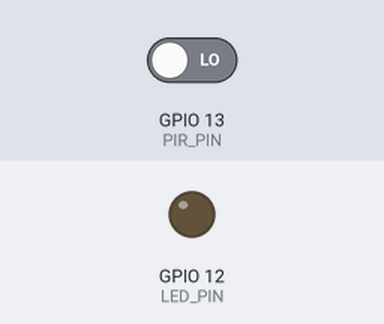
This sketch was run on a simulated ESP8266 (NodeMCU). On the bench: output pins drawn as LEDs (lit = HIGH). The test bench sets the inputs (shaded band); at power-on: GPIO 13 (PIR_PIN) LOW. WiFi joins after 1.5 s; servers stay silent unless stated; what the sketch prints to the serial monitor is not drawn.

Above: at 3.2 s.
3.3 s: GPIO 13 (PIR_PIN) driven HIGH
At 4.4 s:
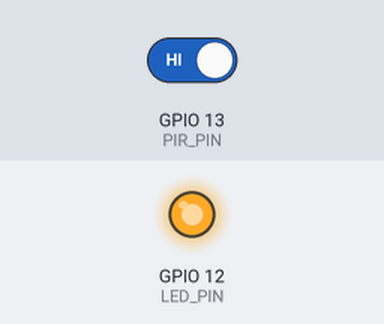
4.8 s: GPIO 13 (PIR_PIN) driven LOW
At 5.6 s:
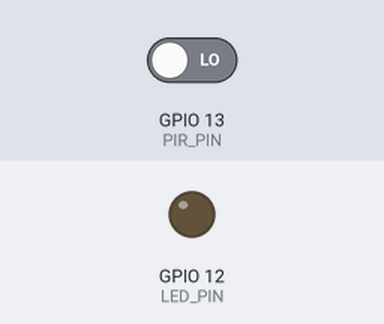
Timing chart, 0 to 7.8 s (numbered marks = the images above; inputs shaded):
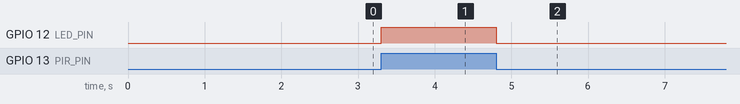

The sketch:

PIR_test.ino
```cpp
#include "ESP8266WiFi.h"
int const PIR_PIN = 13 ;  //D7
int const LED_PIN = 12 ; //D6

int isThereMotion = 0;

const char *ssid = "paubua new guiyana";
const char *password = "11111111";

void setup()
{

    // Connect to Wi-Fi
    WiFi.begin(ssid, password);
    while (WiFi.status() != WL_CONNECTED)
    {
        delay(1000);
        Serial.println("Connecting to WiFi..");
    }
    // Print ESP32 Local IP Address
    pinMode(LED_PIN, OUTPUT);
    pinMode(PIR_PIN, INPUT);
    Serial.begin(115200);
}

void loop()
{
   if (digitalRead(PIR_PIN) == 1)
   {
       digitalWrite(LED_PIN, HIGH);
   }
   else
   {
       digitalWrite(LED_PIN, LOW);
   }


}
```

Measured:
- after the input at 3.3 s, GPIO 12 (LED_PIN): LOW → HIGH at once
- after the input at 4.8 s, GPIO 12 (LED_PIN): HIGH → LOW at once
